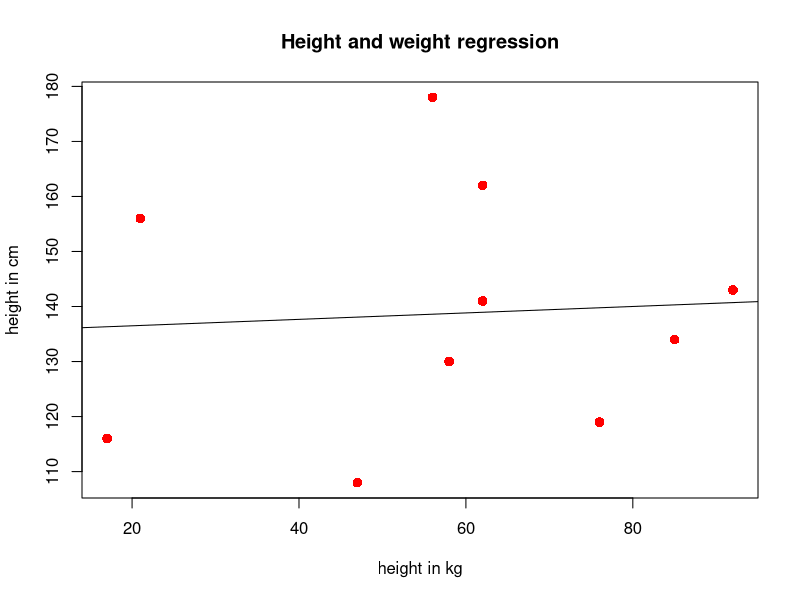

Recreate this plot in R.
x <- c(141,134,178,156,108,116,119,143,162,130)
y <- c(62,85,56,21,47,17,76,92,62,58)
relationship_model <- lm(y~x)
print(relationship_model)

x <- c(141,134,178,156,108,116,119,143,162,130)
y <- c(62,85,56,21,47,17,76,92,62,58)
relationship_model <- lm(y~x)
print(summary(relationship_model))

x <- c(141,134,178,156,108,116,119,143,162,130)
y <- c(62,85,56,21,47,17,76,92,62,58)
relationship_model <- lm(y~x)
png(file= "linear_regression.png")
plot(y,x,col="red",main="Height and weight regression", abline(lm(x~y)),cex=1.3,pch=16,xlab="height in kg",ylab="height in cm")
dev.off()

